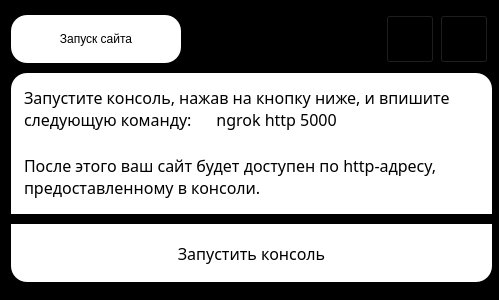
<?xml version="1.0" encoding="UTF-8"?>
<ui version="4.0">
 <class>StartServer</class>
 <widget class="QWidget" name="StartServer">
  <property name="geometry">
   <rect>
    <x>0</x>
    <y>0</y>
    <width>499</width>
    <height>300</height>
   </rect>
  </property>
  <property name="minimumSize">
   <size>
    <width>499</width>
    <height>300</height>
   </size>
  </property>
  <property name="maximumSize">
   <size>
    <width>1000</width>
    <height>300</height>
   </size>
  </property>
  <property name="windowTitle">
   <string>StartServer</string>
  </property>
  <property name="windowIcon">
   <iconset>
    <normaloff>Picture/play.png</normaloff>Picture/play.png</iconset>
  </property>
  <property name="styleSheet">
   <string notr="true">background-color: rgb(0, 0, 0)</string>
  </property>
  <layout class="QGridLayout" name="gridLayout_2">
   <item row="0" column="0">
    <widget class="QPushButton" name="pushButton">
     <property name="minimumSize">
      <size>
       <width>170</width>
       <height>48</height>
      </size>
     </property>
     <property name="styleSheet">
      <string notr="true">QPushButton {
	background-color: rgb(255, 255, 255);
	color: rgb(0, 0, 0);
	font: 63 18pt &quot;Yu Gothic UI Semibold&quot;;
	border-radius: 16px;
}</string>
     </property>
     <property name="text">
      <string>Запуск сайта</string>
     </property>
    </widget>
   </item>
   <item row="0" column="1">
    <spacer name="horizontalSpacer">
     <property name="orientation">
      <enum>Qt::Horizontal</enum>
     </property>
     <property name="sizeHint" stdset="0">
      <size>
       <width>178</width>
       <height>20</height>
      </size>
     </property>
    </spacer>
   </item>
   <item row="0" column="2">
    <widget class="QPushButton" name="closeBut_2">
     <property name="enabled">
      <bool>true</bool>
     </property>
     <property name="sizePolicy">
      <sizepolicy hsizetype="Fixed" vsizetype="Fixed">
       <horstretch>0</horstretch>
       <verstretch>0</verstretch>
      </sizepolicy>
     </property>
     <property name="minimumSize">
      <size>
       <width>48</width>
       <height>48</height>
      </size>
     </property>
     <property name="maximumSize">
      <size>
       <width>48</width>
       <height>48</height>
      </size>
     </property>
     <property name="cursor">
      <cursorShape>PointingHandCursor</cursorShape>
     </property>
     <property name="styleSheet">
      <string notr="true">QPushButton:hover {
	background-color: rgb(76, 76, 76);
	border-radius: 12px
}

QPushButton:pressed {
	background-color: rgb(116, 116, 116);
	border-radius: 12px
}</string>
     </property>
     <property name="text">
      <string/>
     </property>
     <property name="icon">
      <iconset>
       <normaloff>Picture/svernut.png</normaloff>Picture/svernut.png</iconset>
     </property>
     <property name="iconSize">
      <size>
       <width>32</width>
       <height>32</height>
      </size>
     </property>
     <property name="checkable">
      <bool>true</bool>
     </property>
    </widget>
   </item>
   <item row="0" column="3">
    <widget class="QPushButton" name="closeBut">
     <property name="enabled">
      <bool>true</bool>
     </property>
     <property name="sizePolicy">
      <sizepolicy hsizetype="Fixed" vsizetype="Fixed">
       <horstretch>0</horstretch>
       <verstretch>0</verstretch>
      </sizepolicy>
     </property>
     <property name="minimumSize">
      <size>
       <width>48</width>
       <height>48</height>
      </size>
     </property>
     <property name="maximumSize">
      <size>
       <width>48</width>
       <height>48</height>
      </size>
     </property>
     <property name="cursor">
      <cursorShape>PointingHandCursor</cursorShape>
     </property>
     <property name="styleSheet">
      <string notr="true">QPushButton:hover {
	background-color: rgb(76, 76, 76);
	border-radius: 12px
}

QPushButton:pressed {
	background-color: rgb(116, 116, 116);
	border-radius: 12px
}</string>
     </property>
     <property name="text">
      <string/>
     </property>
     <property name="icon">
      <iconset>
       <normaloff>Picture/close.png</normaloff>Picture/close.png</iconset>
     </property>
     <property name="iconSize">
      <size>
       <width>32</width>
       <height>32</height>
      </size>
     </property>
     <property name="checkable">
      <bool>true</bool>
     </property>
    </widget>
   </item>
   <item row="1" column="0" colspan="4">
    <widget class="QFrame" name="frame_2">
     <property name="minimumSize">
      <size>
       <width>481</width>
       <height>141</height>
      </size>
     </property>
     <property name="maximumSize">
      <size>
       <width>481</width>
       <height>141</height>
      </size>
     </property>
     <property name="styleSheet">
      <string notr="true">background-color: rgb(255, 255, 255);
font: &quot;Yu Gothic UI Semibold&quot;;
border-top-right-radius: 16px;
border-top-left-radius: 16px;
font-size: 12pt;</string>
     </property>
     <property name="frameShape">
      <enum>QFrame::StyledPanel</enum>
     </property>
     <property name="frameShadow">
      <enum>QFrame::Raised</enum>
     </property>
     <layout class="QGridLayout" name="gridLayout">
      <item row="0" column="0">
       <widget class="QPlainTextEdit" name="plainTextEdit_2">
        <property name="enabled">
         <bool>false</bool>
        </property>
        <property name="minimumSize">
         <size>
          <width>0</width>
          <height>0</height>
         </size>
        </property>
        <property name="maximumSize">
         <size>
          <width>1000</width>
          <height>1000</height>
         </size>
        </property>
        <property name="font">
         <font>
          <family>Yu Gothic UI Semibold</family>
          <pointsize>12</pointsize>
          <weight>50</weight>
          <italic>false</italic>
          <bold>false</bold>
         </font>
        </property>
        <property name="styleSheet">
         <string notr="true">background-color: rgb(255, 255, 255);
color: rgb(0, 0, 0);
font: &quot;Yu Gothic UI Semibold&quot;;
text-align: center;</string>
        </property>
        <property name="plainText">
         <string>Запустите консоль, нажав на кнопку ниже, и впишите следующую команду:      ngrok http 5000

После этого ваш сайт будет доступен по http-адресу, предоставленному в консоли.</string>
        </property>
       </widget>
      </item>
     </layout>
    </widget>
   </item>
   <item row="2" column="0" colspan="4">
    <widget class="QPushButton" name="pushButton_5">
     <property name="minimumSize">
      <size>
       <width>481</width>
       <height>58</height>
      </size>
     </property>
     <property name="maximumSize">
      <size>
       <width>481</width>
       <height>58</height>
      </size>
     </property>
     <property name="font">
      <font>
       <family>Yu Gothic UI Semibold</family>
       <pointsize>12</pointsize>
       <weight>7</weight>
       <italic>false</italic>
       <bold>false</bold>
      </font>
     </property>
     <property name="styleSheet">
      <string notr="true">QPushButton {
	background-color: rgb(255, 255, 255);
	color: rgb(0, 0, 0);
	font: 63 12pt &quot;Yu Gothic UI Semibold&quot;;
	border-bottom-right-radius: 16px;
	border-bottom-left-radius: 16px;
}

QPushButton:hover {
	background-color: rgb(175, 175, 175);
}

QPushButton:pressed {
	background-color: rgb(215, 215, 215);
}</string>
     </property>
     <property name="text">
      <string>Запустить консоль</string>
     </property>
    </widget>
   </item>
  </layout>
 </widget>
 <resources/>
 <connections/>
</ui>
